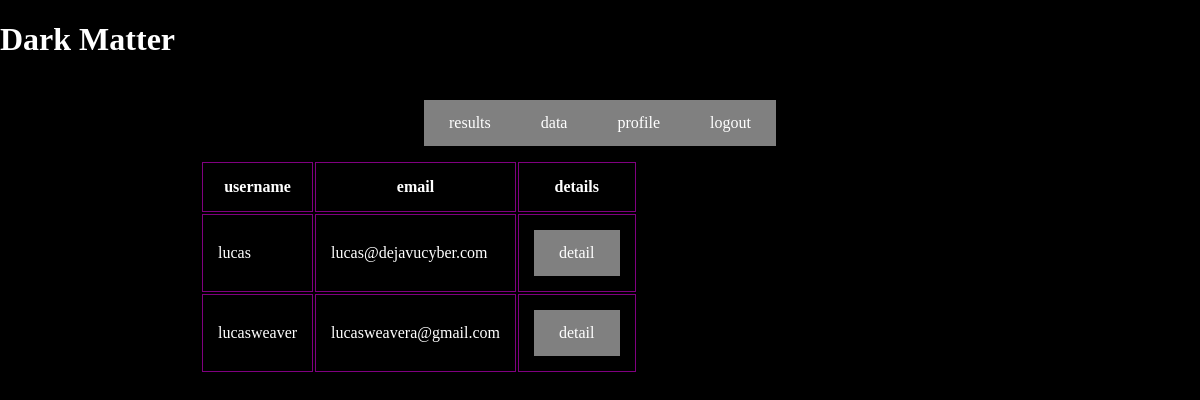
The page /accounts/manage_users on the database as committed earlier.
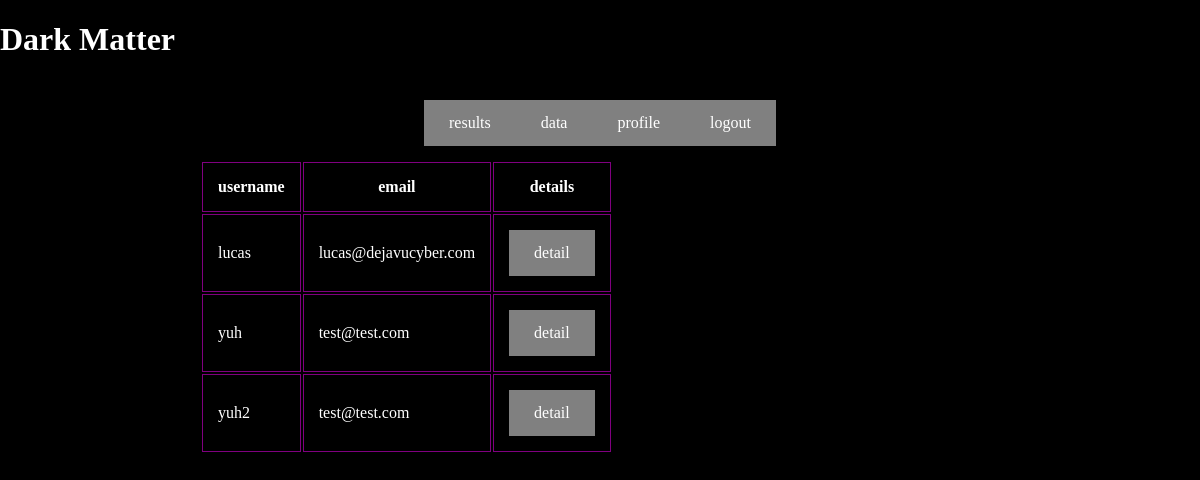
The same page on the database as committed later.
### users/models.py (models this page shows)
class User(AbstractUser):
    phone_number = models.CharField(max_length=20)
    collection_manager = models.BooleanField(default=False)

### users/views.py (the view)
# urls.py: path("accounts/manage_users", manage_users, name = "manage_users"),
def manage_users(request,username=None):
    if request.method == "GET" and username is not None:
        return render(request,"users/user_detail.html",{"user_list":User.objects.all(),"current_user":User.objects.get(username=username)})
    elif request.method == "GET":
        return render(request, "users/manage_users.html",
                      {"user_list": User.objects.all()})

### users/templates/users/manage_users.html (shortened to what this page needs)
{% extends 'base.html' %}
{% block collection_targets %}
    <table>
        <th>username</th>
        <th>email</th>
        <th>details</th>
    {% for user in user_list %}
        <tr>
        <td>{{user.username}}</td>
        <td>{{user.email}}</td>
        <td> <a href="{% url 'user_detail' user.username %}">detail</a></td>
        </tr>
    {% endfor %}
    </table>
    {% endblock %}

### site_collections/templates/base.html (shortened to what this page needs)
<!DOCTYPE html>
<html lang="en">
<head>
</head>
<body>
<div id = "panels">
    <div id = "targets">
        {% block collection_targets %}
        {% endblock %}
    </div>
    <div id="collections">
    </div>
    <div id="head">
        <h1>Dark Matter</h1>
    </div>
    <div id="menu">
        <a href="{% url 'chat' %}">results</a>
        <a href="{% url 'index' %}">data</a>
        <a href="{% url 'dashboard' %}">profile</a>
        <a href="{% url 'logout' %}">logout</a>
    </div>
</div>
</body>
</html>

### site_collections/templates/base.html (style rules this page uses)
#menu { display: flex; justify-content: center; align-items: center; position: absolute; width: 100%; top: 100px; }
#panels { font-family: Unbounded; position: absolute; top: 0; left: 0; bottom: 0; width: 100%; background: black; color: white; }
#head { height:30px; }
#targets { position: absolute; left: 200; bottom: 0; top: 20%; z-index: 1; overflow-y: scroll; height: 70%; }
#collections { position: absolute; right: 0; width: 50%; top: 20%; bottom: 0px; z-index: 1; }
a:link, a:visited { background-color: grey; color: white; padding: 14px 25px; text-align: center; text-decoration: none; display: inline-block; transition: background-color 0.5s; }
th,tr,td { color: white; border: 1px solid purple; padding: 15px; }

Rows that differ between the two databases and show on the page:
removed User: username "lucasweaver", email "lucasweavera@gmail.com"
added User: username "yuh", email "test@test.com"
added User: username "yuh2", email "test@test.com"
